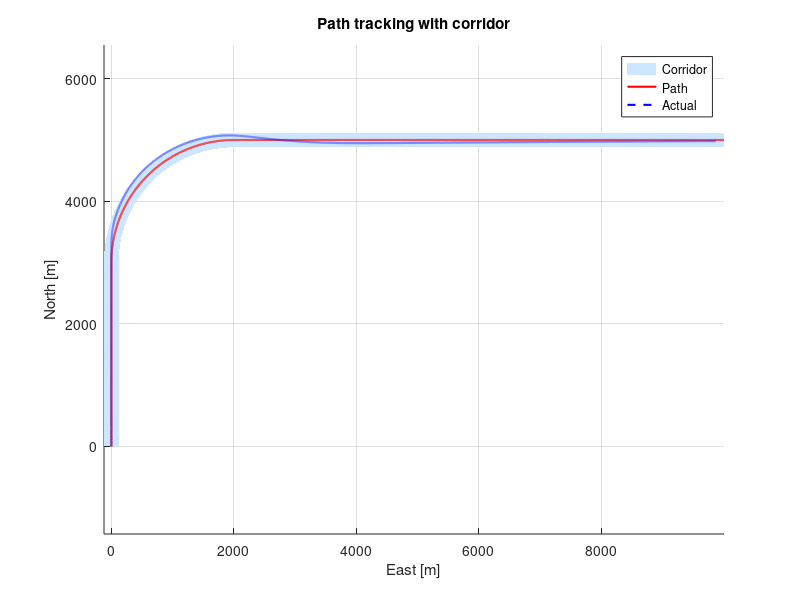
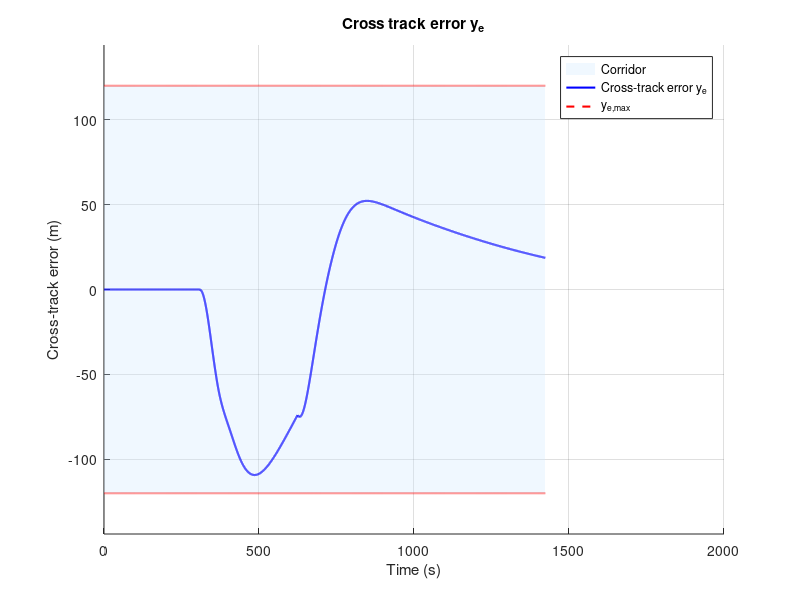

MATLAB code to generate these figures, in order:
clc; clear; close all;

load('simdata_CBF_nominal.mat');   % loads simdata and t

u           = simdata(:,1);                 % m/s
v           = simdata(:,2);                 % m/s
r           = simdata(:,3);                 % rad/s
r_deg       = (180/pi) * r;                 % deg/s
x           = simdata(:,4);                 % m
y           = simdata(:,5);                 % m
psi         = simdata(:,6);                 % rad
psi_deg     = (180/pi) * psi;               % deg
delta_deg   = (180/pi) * simdata(:,7);      % deg
n   = simdata(:,8);    % rpm (state 8 is n in rpm)
n_c = simdata(:,10);   % rpm (command you stored)
delta_c_deg = (180/pi) * simdata(:,9);      % deg
u_d         = simdata(:,11);                % m/s
psi_d       = simdata(:,12);                % rad
psi_d_deg   = (180/pi) * psi_d;             % deg
r_d         =  simdata(:,13);               % rad/s
r_d_deg     = (180/pi) * r_d;               % deg/s
beta        = simdata(:,14);                % rad
beta_deg    = (180/pi) * beta;              % deg
beta_c      = simdata(:,15);                % rad
beta_c_deg  = (180/pi) * beta_c;            % deg
x_p         = simdata(:,16);                % m
y_p         = simdata(:,17);                % m
delta       = simdata(:,18);                % m
psi_ref     = simdata(:,19);                % rad
psi_ref_deg = psi_ref * (180/pi);           % deg
y_e_max     = simdata(:,20);                % m
dx_p        = simdata(:,21);                
dy_p        = simdata(:,22);
y_e         = simdata(:,23);                % m
psi_d_safe  = simdata(:,24);                % rad
psi_d_safe_deg   = (180/pi) * psi_d_safe;   % deg
cbf_val     = simdata(:,25);

% corridor boundaries
x_right = x_p - y_e_max .* dy_p;
y_right = y_p + y_e_max .* dx_p;
x_left = x_p + y_e_max .* dy_p;
y_left = y_p - y_e_max .* dx_p;

figure(1); hold on; axis equal; grid on;
fill([y_left; flipud(y_right)], [x_left; flipud(x_right)], ...
    [0.8 0.9 1.0], 'EdgeColor','none', 'DisplayName','Corridor');
plot(y_p, x_p, 'r-', 'LineWidth',1.5, 'DisplayName','Path')
plot(y, x, 'b--', 'LineWidth',1.5, 'DisplayName','Actual')
xlabel('East [m]'); ylabel('North [m]');    % Remember x,y is opposide because of NED
title('Path tracking with corridor');
legend;

figure(2); hold on; grid on;
fill([t'; flipud(t')], [y_e_max; flipud(-y_e_max)], [0.8 0.9 1.0], ...
    'EdgeColor', 'none', 'FaceAlpha', 0.3, 'DisplayName', 'Corridor');
xlabel('Time (s)'); ylabel('Cross-track error (m)');
plot(t, y_e, 'b', 'LineWidth', 1.5, 'DisplayName', 'Cross-track error y_e');
plot(t, y_e_max, 'r--', 'LineWidth', 1.5, 'DisplayName', 'y_{e,max}');
plot(t, -y_e_max, 'r--', 'LineWidth', 1.5, 'HandleVisibility', 'off');
title('Cross track error y_e');
legend; ylim([-1.2*max(y_e_max), 1.2*max(y_e_max)]);
